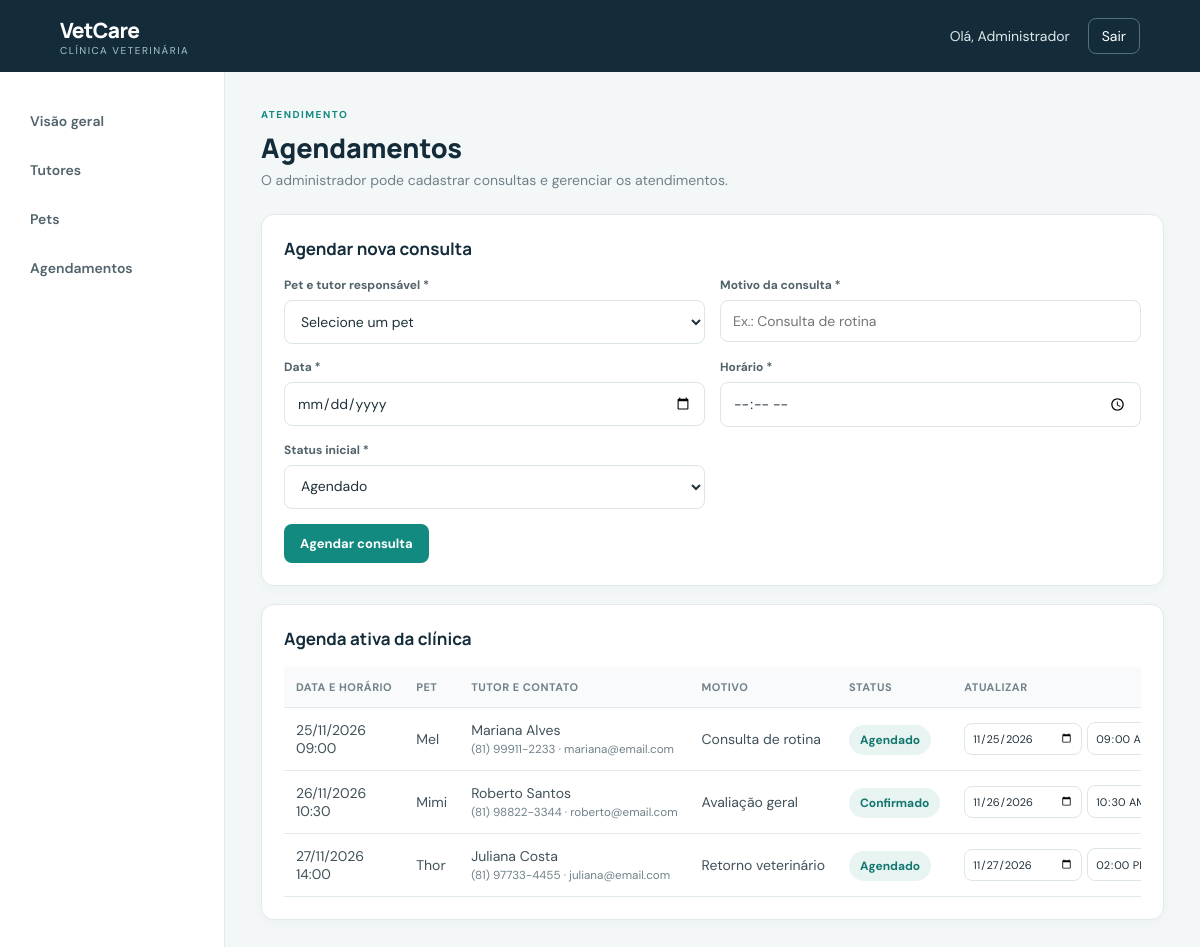
Screenshot of /agendamentos.php (signed in) with the database file from the repository.
### tables this page shows
CREATE TABLE agendamentos (
    id_agendamento INT AUTO_INCREMENT PRIMARY KEY,
    id_pet INT NOT NULL,
    data_agendamento DATE NOT NULL,
    horario TIME NOT NULL,
    motivo VARCHAR(255) NOT NULL,
    status ENUM('Solicitado','Agendado','Confirmado','Concluído','Cancelado') NOT NULL DEFAULT 'Solicitado',
    criado_em TIMESTAMP DEFAULT CURRENT_TIMESTAMP,
    CONSTRAINT fk_agendamento_pet FOREIGN KEY (id_pet)
      REFERENCES pets(id_pet) ON UPDATE CASCADE ON DELETE RESTRICT
);

CREATE TABLE pets (
    id_pet INT AUTO_INCREMENT PRIMARY KEY,
    id_tutor INT NOT NULL,
    nome VARCHAR(100) NOT NULL,
    especie VARCHAR(50) NOT NULL,
    raca VARCHAR(80) NULL,
    idade INT NULL,
    observacoes TEXT NULL,
    criado_em TIMESTAMP DEFAULT CURRENT_TIMESTAMP,
    CONSTRAINT fk_pet_tutor FOREIGN KEY (id_tutor)
      REFERENCES tutores(id_tutor) ON UPDATE CASCADE ON DELETE RESTRICT
);

CREATE TABLE tutores (
    id_tutor INT AUTO_INCREMENT PRIMARY KEY,
    nome VARCHAR(120) NOT NULL,
    cpf_criptografado TEXT NULL,
    telefone VARCHAR(25) NOT NULL,
    email VARCHAR(150) NULL,
    endereco VARCHAR(255) NULL,
    criado_em TIMESTAMP DEFAULT CURRENT_TIMESTAMP
);

### agendamentos.php (the view, shortened to what this page needs)
<?php
require_once __DIR__ . '/funcoes.php';
$petsSelect = $conexao->query("SELECT p.id_pet, p.nome pet, t.nome tutor
    FROM pets p JOIN tutores t ON t.id_tutor = p.id_tutor
    ORDER BY t.nome, p.nome");
$lista = $conexao->query("SELECT a.id_agendamento, a.data_agendamento, a.horario, a.motivo, a.status, p.nome pet, t.nome tutor, t.telefone, t.email
    FROM agendamentos a
    JOIN pets p ON p.id_pet = a.id_pet
    JOIN tutores t ON t.id_tutor = p.id_tutor
    WHERE a.status <> 'Concluído'
    ORDER BY a.data_agendamento, a.horario");
?>
<div class="page-heading"><div><p class="eyebrow">ATENDIMENTO</p><h1>Agendamentos</h1><p class="muted">O administrador pode cadastrar consultas e gerenciar os atendimentos.</p></div></div>
<div class="panel">
    <h2>Agendar nova consulta</h2>
    <?php if ($petsSelect->num_rows === 0): ?>
        <p class="muted">Cadastre um tutor e um pet antes de agendar uma consulta.</p>
    <?php else: ?>
        <form method="post" class="form-grid">
            <div><label>Pet e tutor responsável *</label>
                <select name="id_pet" required>
                    <option value="">Selecione um pet</option>
                </select>
            </div>
            <div><label>Motivo da consulta *</label><input name="motivo" maxlength="255" required placeholder="Ex.: Consulta de rotina"></div>
            <div><label>Data *</label><input type="date" name="data_agendamento" required min="<?=date('Y-m-d')?>"></div>
            <div><label>Horário *</label><input type="time" name="horario" required></div>
            <div><label>Status inicial *</label>
                <select name="status" required><option value="Agendado" selected>Agendado</option><option value="Confirmado">Confirmado</option></select>
            </div>
            <div class="span-2 actions"><button class="btn" type="submit">Agendar consulta</button></div>
        </form>
    <?php endif; ?>
</div>
<div class="panel">
    <h2>Agenda ativa da clínica</h2>
    <div class="table-wrap"><table>
    <thead><tr><th>Data e horário</th><th>Pet</th><th>Tutor e contato</th><th>Motivo</th><th>Status</th><th>Atualizar</th></tr></thead><tbody>
    <?php if ($lista->num_rows === 0): ?><tr><td colspan="6">Nenhum agendamento ativo. Os concluídos ficam fora desta agenda.</td></tr>
    <?php else: while ($a = $lista->fetch_assoc()): ?>
    <tr>
    <td><?=date('d/m/Y', strtotime($a['data_agendamento']))?><br><?=h(substr($a['horario'], 0, 5))?></td>
    <td><?=h($a['pet'])?></td>
    <td><?=h($a['tutor'])?><br><small><?=h($a['telefone'])?> · <?=h($a['email'])?></small></td>
    <td><?=h($a['motivo'])?></td>
    <td><span class="status"><?=h($a['status'])?></span></td>
    <td><form method="post" class="inline-form">
    <input type="date" name="data_agendamento" required value="<?=h($a['data_agendamento'])?>">
    <input type="time" name="horario" required value="<?=h(substr($a['horario'], 0, 5))?>">
    </form></td>
    </tr>
    <?php endwhile; endif; ?>
    </tbody></table></div>
</div>

### assets/style.css (style rules this page uses)
:root { --navy:#142c3a;--teal:#138a80;--teal-dark:#0d6f68;--bg:#f3f7f8;--ink:#20313b;--muted:#71818a;--line:#e3eaed;--white:#fff }
* { box-sizing:border-box }
body { margin:0;background:var(--bg);color:var(--ink);font-family:'DM Sans',sans-serif;font-size:14px }
.page-heading { display:flex;justify-content:space-between;align-items:center;margin-bottom:25px }
.eyebrow { font-size:10px;font-weight:700;letter-spacing:1.5px;color:var(--teal);margin:0 0 8px }
.page-heading h1,.login-card h1 { font:800 27px Manrope,sans-serif;margin:0 0 5px;color:var(--navy) }
.muted { color:var(--muted);margin:0 }
.date-pill,.status { background:#e8f4f2;color:#13776f;padding:7px 11px;border-radius:20px;font-size:12px;font-weight:700 }
.stat,.panel { background:white;border:1px solid var(--line);border-radius:13px;padding:22px;margin-bottom:18px;box-shadow:0 3px 12px #18384708 }
.panel h2 { font:700 17px Manrope;margin:0 0 17px;color:var(--navy) }
.table-wrap { overflow-x:auto }
table { width:100%;border-collapse:collapse;white-space:nowrap }
th { text-align:left;color:#72828a;font-size:11px;text-transform:uppercase;letter-spacing:.5px;background:#f8fafb }
td,th { padding:13px 12px;border-bottom:1px solid var(--line) }
td { color:#40515a }
td small { color:var(--muted) }
.btn { display:inline-flex;align-items:center;justify-content:center;background:var(--teal);color:white;border:0;border-radius:8px;padding:11px 16px;font:700 13px 'DM Sans';text-decoration:none;cursor:pointer }
.form-grid { display:grid;grid-template-columns:repeat(2,minmax(0,1fr));gap:15px }
.form-grid label,.login-card label { display:block;font-size:12px;font-weight:700;color:#52636b;margin:0 0 7px }
.form-grid input,.form-grid select,.search input,.inline-form input,.inline-form select,.login-card input { width:100%;border:1px solid #dce5e8;border-radius:8px;padding:11px 12px;font:14px 'DM Sans';background:#fff;color:var(--ink);outline:none }
.span-2 { grid-column:span 2 }
.actions { display:flex;gap:9px }
.inline-form { display:flex;gap:5px;align-items:center;min-width:360px }
.inline-form input,.inline-form select { padding:7px;font-size:11px }

### rows the page displays
agendamentos: data_agendamento "25/11/2026", horario "09:00", id_pet.nome "Mel", tutores.nome "Mariana Alves", tutores.telefone "(81) 99911-2233", tutores.email "mariana@email.com", motivo "Consulta de rotina", status "Agendado", data_agendamento "11/25/2026"
agendamentos: data_agendamento "26/11/2026", horario "10:30", id_pet.nome "Mimi", tutores.nome "Roberto Santos", tutores.telefone "(81) 98822-3344", tutores.email "roberto@email.com", motivo "Avaliação geral", status "Confirmado", data_agendamento "11/26/2026"
agendamentos: data_agendamento "27/11/2026", horario "14:00", id_pet.nome "Thor", tutores.nome "Juliana Costa", tutores.telefone "(81) 97733-4455", tutores.email "juliana@email.com", motivo "Retorno veterinário", status "Agendado", data_agendamento "11/27/2026"

### other values shown
$nome "Administrador"
